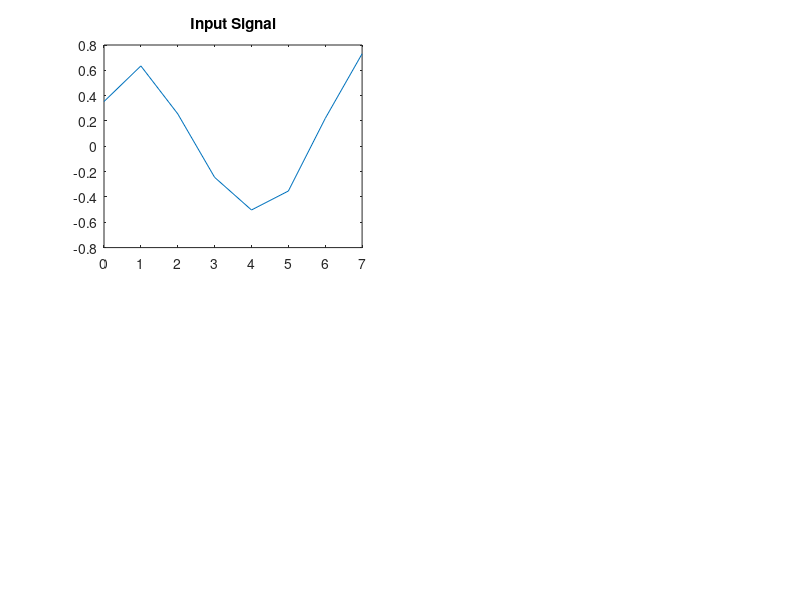

Reproduce this figure in MATLAB. (Note: this script raises an error after producing the figure.)
##clc;
##clear all;
##close all;
##
###... Discrete Fourier Transform
##f = 10;
##fs = 100;
##ts = 0:1/fs:1;
##xInput = sin(2*pi*f*ts);
##%xInput = ones(1, 7);
##nPoint = 160;
##xLength = length(xInput);
##
##if (nPoint < xLength)
##  error("Can©t perform dft");
##endif
##
##xInput = [xInput zeros(1, nPoint-xLength)];
##
##for k = 0:nPoint-1
##  xD(k+1) = 0;
##  for n = 0:nPoint-1
##    xD(k+1) = xD(k+1)+xInput(n+1)*exp(-i*2*pi*k*n/nPoint);
##  endfor
##endfor
##
##n = 0:nPoint-1;
##subplot(3,1,1);
##plot(n,abs(xD));
##axis tight;
##title("Magnitude spectrum");
##
##subplot(3,1,2);
##plot(n,angle(xD));
##axis tight;
##title("Angle spectrum");
##
##for k = 0:nPoint-1
##  xInv(k+1) = 0;
##  for n = 0:nPoint-1
##    xInv(k+1) = xInv(k+1)+xD(n+1)*exp(i*2*pi*n*k/nPoint);
##  endfor
##  xInv(k+1) = xInv(k+1)/nPoint;
##endfor
##
##n = 0:nPoint-1;
##disp(xInv);
##subplot(3,1,3);
##plot(n, xInv);
##axis tight;


Fs = 8000;
nx = 0:1/Fs:1;
input_signal = sin(2*pi*1500*nx) + 0.5*sin(2*pi*1785*nx + 3*pi/4);

%Perform 8 point DFT
len = 8;
n = 0:len-1;
 subplot(2, 2,1);
 plot(n, input_signal(1:len));
 title('Input Signal');


y = calculate_dft(input_signal, -1, len, 1);
#subplot(2, 2, 1)
#stem(n, abs(y));
#title('Magnitude spectrum');

subplot(2, 2, 2);
real_part = real(y);
stem(n, real_part);
title('Real Part');

subplot(2, 2, 3);
stem(n, imag(y));
title('Imaginary Part');

subplot(2,2,4);
plot(n,angle(y));
axis tight;
title("Angle spectrum");

% dft_output = zeros(1, len);
% for j=1:len
%     for k = 1:len
%         dft_output(j) = dft_output(j) + input_signal(k)*exp(-1i*2*pi*(k-1)*(j-1)/len);
%     end
% end
%
% magnitude = abs(dft_output);
% realP = real(dft_output);
% imgP = imag(dft_output);
%
% subplot(2, 2, 1);
% stem(n, magnitude);
% subplot(2, 2, 2);
% stem(n, realP);


inverse_dft = calculate_dft(y, 1, len, len);
subplot(2, 2, 4)
plot(n, inverse_dft);
title('IDFT');
